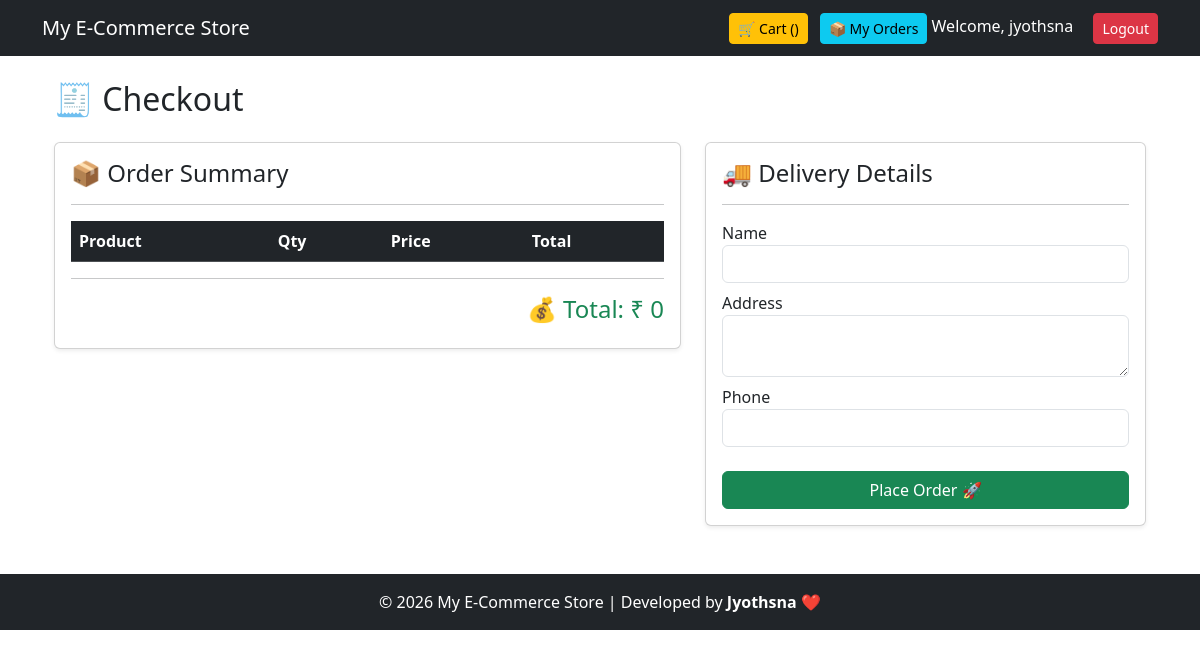
/checkout/ (signed in), run on an earlier commit of the app's database.
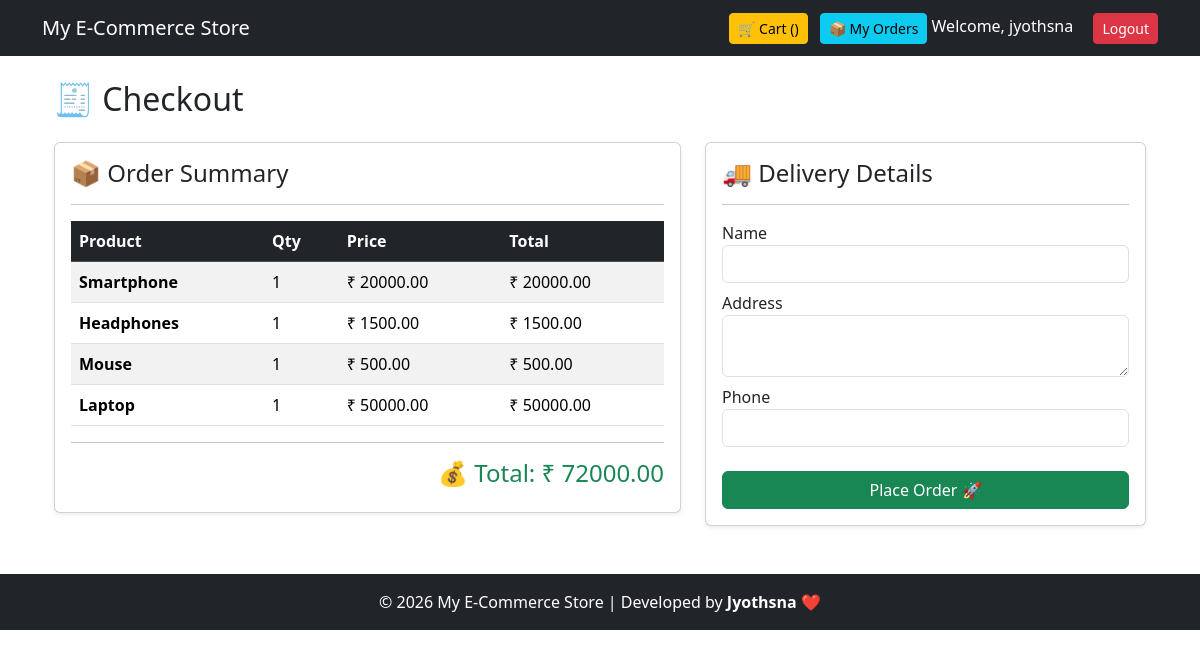
And on a later commit of the database.
### store/models.py (models this page shows, shortened)
class Cart(models.Model):
    user = models.ForeignKey(User, on_delete=models.CASCADE)
    product = models.ForeignKey(Product, on_delete=models.CASCADE)
    quantity = models.IntegerField(default=1)

class Product(models.Model):
    name = models.CharField(max_length=100)
    price = models.DecimalField(max_digits=10, decimal_places=2)
    description = models.TextField()
    image = models.ImageField(upload_to='products/')
    category = models.ForeignKey(
        Category,
        on_delete=models.CASCADE,
        null=True,
        blank=True
    )

### store/views.py (the view)
# urls.py: path('checkout/', views.checkout, name='checkout'),
def checkout(request):
    cart_items = Cart.objects.filter(user=request.user)
    total = 0
    for item in cart_items:
        total += item.product.price * item.quantity
    return render(request, 'store/checkout.html', {
        'cart_items': cart_items,
        'total': total
    })

### store/templates/store/checkout.html (shortened to what this page needs)
{% extends 'store/base.html' %}
{% block content %}
<div class="container mt-4">
    <h2 class="mb-4">🧾 Checkout</h2>
    <div class="row">
        <div class="col-md-7">
            <div class="card shadow-sm">
                <div class="card-body">
                    <h4>📦 Order Summary</h4>
                    <hr>
                    <table class="table table-striped align-middle">
                        <thead class="table-dark">
                            <tr>
                                <th>Product</th>
                                <th>Qty</th>
                                <th>Price</th>
                                <th>Total</th>
                            </tr>
                        </thead>
                        <tbody>
                            {% for item in cart_items %}
                            <tr>
                                <td><strong>{{ item.product.name }}</strong></td>
                                <td>{{ item.quantity }}</td>
                                <td>₹ {{ item.product.price }}</td>
                                <td>₹ {{ item.product.price|floatformat:2 }}</td>
                            </tr>
                            {% endfor %}
                        </tbody>
                    </table>
                    <hr>
                    <h4 class="text-end text-success">
                        💰 Total: ₹ {{ total }}
                    </h4>
                </div>
            </div>
        </div>
        <div class="col-md-5">
            <div class="card shadow-sm">
                <div class="card-body">
                    <h4>🚚 Delivery Details</h4>
                    <hr>
                    <form method="post" action="{% url 'place_order' %}">
                        <div class="mb-2">
                            <label>Name</label>
                            <input type="text" name="name" class="form-control" required>
                        </div>
                        <div class="mb-2">
                            <label>Address</label>
                            <textarea name="address" class="form-control" required></textarea>
                        </div>
                        <div class="mb-2">
                            <label>Phone</label>
                            <input type="text" name="phone" class="form-control" required>
                        </div>
                        <button class="btn btn-success w-100 mt-3">
                            Place Order 🚀
                        </button>
                    </form>
                </div>
            </div>
        </div>
    </div>
</div>
{% endblock %}

What changed in the data, as far as the page shows it:
added Cart: product.name "Smartphone", quantity "1", product.price "20000.00"
added Cart: product.name "Headphones", quantity "1", product.price "1500.00"
added Cart: product.name "Mouse", quantity "1", product.price "500.00"
added Cart: product.name "Laptop", quantity "1", product.price "50000.00"
Also different on the page:
{{ total }}: "0" → "72000.00"
